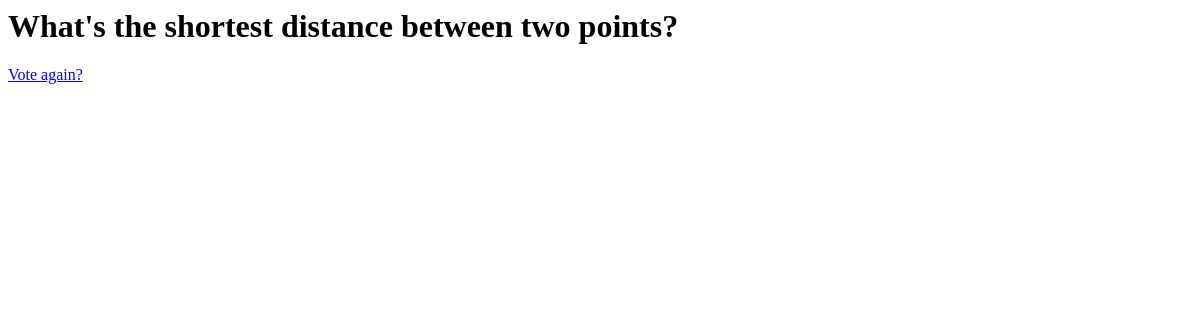
The app's page /polls/3/results/, older data.
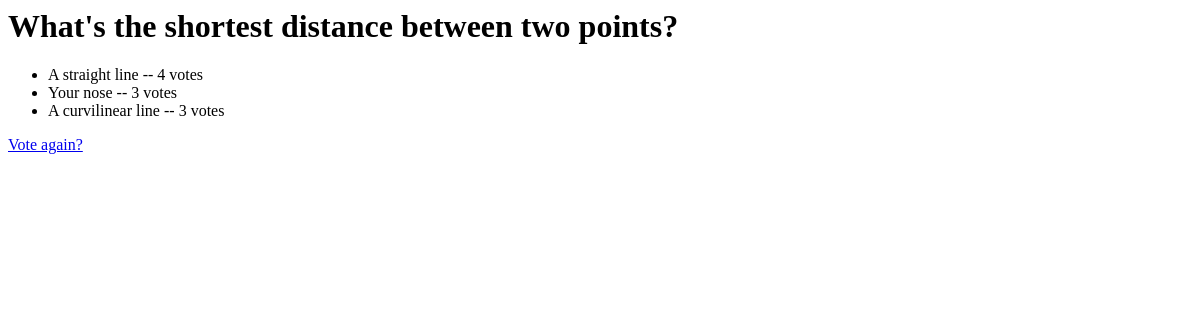
The same page, newer data.
### polls/models.py (models this page shows, shortened)
class Question(models.Model):
    question_text = models.CharField(max_length=200)
    pub_date = models.DateTimeField('date published')

class Choice(models.Model):
    question = models.ForeignKey(Question, on_delete=models.CASCADE)
    choice_text = models.CharField(max_length=200)
    votes = models.IntegerField(default=0)

### polls/views.py (the view)
# urls.py: url(r'^(?P<pk>[0-9]+)/results/$', views.ResultsView.as_view(), name='results'),
class ResultsView(generic.DetailView):
    model = Question
    template_name = 'polls/results.html'

### polls/templates/polls/results.html
<h1>{{ question.question_text }}</h1>
<ul>
{% for choice in question.choice_set.all %}
    <li>
      {{ choice.choice_text }} -- {{ choice.votes }} vote{{ choice.votes|pluralize }}
   </li>
{% endfor %}
</ul>
<a href="{% url 'polls:detail' question.id %}">Vote again?</a>

Row changes from the older to the newer data that the page shows:
added Choice: choice_text "A straight line", votes "4"
added Choice: choice_text "Your nose", votes "3"
added Choice: choice_text "A curvilinear line", votes "3"
